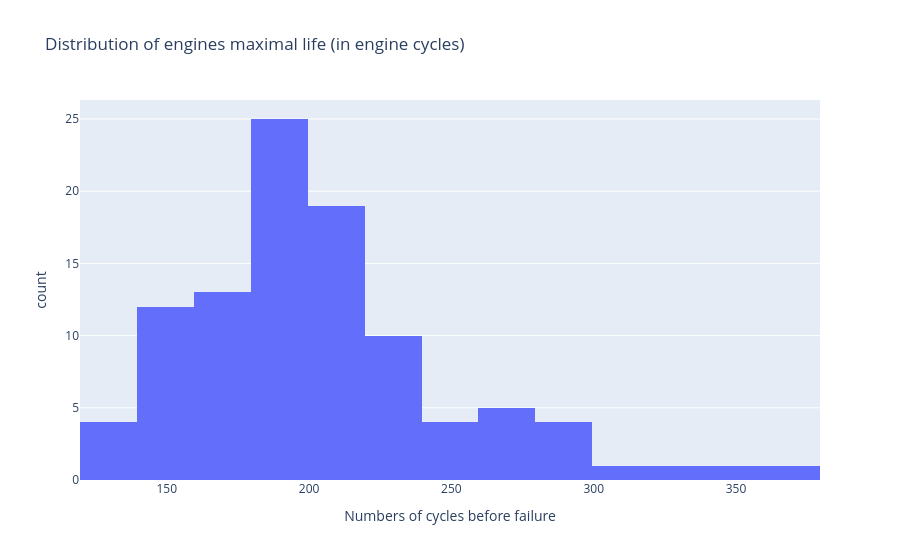
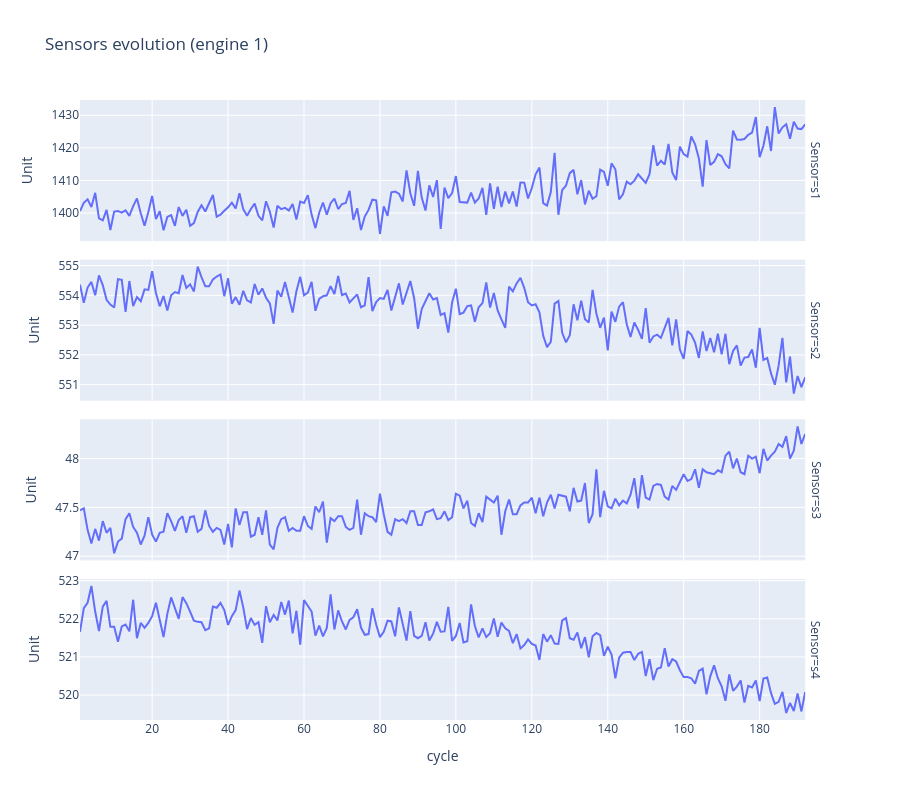

Notebook code for these charts, in order:
### Code cell
# Distribution de la durée de vie maximale des moteurs (TTF)
ttf_max = dt_train.groupby('id')['ttf'].max().reset_index()
fig_hist = px.histogram(ttf_max, x='ttf', nbins=20, 
                        title='Distribution of engines maximal life (in engine cycles)',
                        labels={'ttf': 'Numbers of cycles before failure'})
fig_hist.show()
#fig_hist.write_html("../figures/ttf_distri.html")
fig_hist.write_image("../figures/ttf_distri.png")
# Évolution des capteurs pour le Moteur 1
moteur_1 = dt_train[dt_train['id'] == 1]

# Transformation des données au format long pour faciliter les sous-graphiques avec Plotly Express
moteur_1_melted = moteur_1.melt(id_vars=['cycle', 'ttf'], 
                                value_vars=['s1', 's2', 's3', 's4'], 
                                var_name='Sensor', 
                                value_name='Unit')

# Création des sous-graphiques par capteur
fig_line = px.line(moteur_1_melted, x='cycle', y='Unit', facet_row='Sensor',
                   title='Sensors evolution (engine 1)', 
                   height=800)

# Désolidariser les axes Y pour que chaque capteur ait sa propre échelle
fig_line.update_yaxes(matches=None) 
fig_line.show()

### Figure 1 — Plotly figure (JSON) as saved in the notebook; plotly's stock layout.template omitted (floating-point values rounded to 4 significant figures)
{"data": [{"bingroup": "x", "hovertemplate": "Numbers of cycles before failure=%{x}<br>count=%{y}<extra></extra>", "legendgroup": "", "marker": {"color": "#636efa", "pattern": {"shape": ""}}, "name": "", "nbinsx": 20, "orientation": "v", "showlegend": false, "type": "histogram", "x": [191, 286, 178, 188, 268, 187, 258, 149, 200, 221, 239, 169, 162, 179, 206, 208, 275, 194, 157, 233, 194, 201, 167, 146, 229, 198, 155, 164, 162, 193, 233, 190, 199, 194, 180, 157, 169, 193, 127, 187, 215, 195, 206, 191, 157, 255, 213, 230, 214, 197, 212, 212, 194, 256, 192, 274, 136, 146, 230, 171, 184, 179, 173, 282, 152, 201, 312, 198, 361, 136, 207, 212, 212, 165, 228, 209, 153, 230, 198, 184, 239, 213, 292, 266, 187, 277, 177, 212, 216, 153, 134, 340, 154, 257, 282, 335, 201, 155, 184, 199], "xaxis": "x", "yaxis": "y"}], "layout": {"barmode": "relative", "legend": {"tracegroupgap": 0}, "title": {"text": "Distribution of engines maximal life (in engine cycles)"}, "xaxis": {"anchor": "y", "domain": [0, 1], "title": {"text": "Numbers of cycles before failure"}}, "yaxis": {"anchor": "x", "domain": [0, 1], "title": {"text": "count"}}}}

### Figure 2 — Plotly figure (JSON) as saved in the notebook; plotly's stock layout.template omitted (floating-point values rounded to 4 significant figures; data arrays with more than 128 entries replaced by an {"elided": "..."} marker saying what was removed)
{"data": [{"hovertemplate": "Sensor=s1<br>cycle=%{x}<br>Unit=%{y}<extra></extra>", "legendgroup": "", "line": {"color": "#636efa", "dash": "solid"}, "marker": {"symbol": "circle"}, "mode": "lines", "name": "", "orientation": "v", "showlegend": false, "type": "scatter", "x": {"elided": "192 int values"}, "xaxis": "x4", "y": {"elided": "192 float values"}, "yaxis": "y4"}, {"hovertemplate": "Sensor=s2<br>cycle=%{x}<br>Unit=%{y}<extra></extra>", "legendgroup": "", "line": {"color": "#636efa", "dash": "solid"}, "marker": {"symbol": "circle"}, "mode": "lines", "name": "", "orientation": "v", "showlegend": false, "type": "scatter", "x": {"elided": "192 int values"}, "xaxis": "x3", "y": {"elided": "192 float values"}, "yaxis": "y3"}, {"hovertemplate": "Sensor=s3<br>cycle=%{x}<br>Unit=%{y}<extra></extra>", "legendgroup": "", "line": {"color": "#636efa", "dash": "solid"}, "marker": {"symbol": "circle"}, "mode": "lines", "name": "", "orientation": "v", "showlegend": false, "type": "scatter", "x": {"elided": "192 int values"}, "xaxis": "x2", "y": {"elided": "192 float values"}, "yaxis": "y2"}, {"hovertemplate": "Sensor=s4<br>cycle=%{x}<br>Unit=%{y}<extra></extra>", "legendgroup": "", "line": {"color": "#636efa", "dash": "solid"}, "marker": {"symbol": "circle"}, "mode": "lines", "name": "", "orientation": "v", "showlegend": false, "type": "scatter", "x": {"elided": "192 int values"}, "xaxis": "x", "y": {"elided": "192 float values"}, "yaxis": "y"}], "layout": {"annotations": [{"font": {}, "showarrow": false, "text": "Sensor=s4", "textangle": 90, "x": 0.98, "xanchor": "left", "xref": "paper", "y": 0.1138, "yanchor": "middle", "yref": "paper"}, {"font": {}, "showarrow": false, "text": "Sensor=s3", "textangle": 90, "x": 0.98, "xanchor": "left", "xref": "paper", "y": 0.3712, "yanchor": "middle", "yref": "paper"}, {"font": {}, "showarrow": false, "text": "Sensor=s2", "textangle": 90, "x": 0.98, "xanchor": "left", "xref": "paper", "y": 0.6288, "yanchor": "middle", "yref": "paper"}, {"font": {}, "showarrow": false, "text": "Sensor=s1", "textangle": 90, "x": 0.98, "xanchor": "left", "xref": "paper", "y": 0.8862, "yanchor": "middle", "yref": "paper"}], "height": 800, "legend": {"tracegroupgap": 0}, "title": {"text": "Sensors evolution (engine 1)"}, "xaxis": {"anchor": "y", "domain": [0, 0.98], "title": {"text": "cycle"}}, "xaxis2": {"anchor": "y2", "domain": [0, 0.98], "matches": "x", "showticklabels": false}, "xaxis3": {"anchor": "y3", "domain": [0, 0.98], "matches": "x", "showticklabels": false}, "xaxis4": {"anchor": "y4", "domain": [0, 0.98], "matches": "x", "showticklabels": false}, "yaxis": {"anchor": "x", "domain": [0, 0.2275], "title": {"text": "Unit"}}, "yaxis2": {"anchor": "x2", "domain": [0.2575, 0.485], "title": {"text": "Unit"}}, "yaxis3": {"anchor": "x3", "domain": [0.515, 0.7425], "title": {"text": "Unit"}}, "yaxis4": {"anchor": "x4", "domain": [0.7725, 1], "title": {"text": "Unit"}}}}
